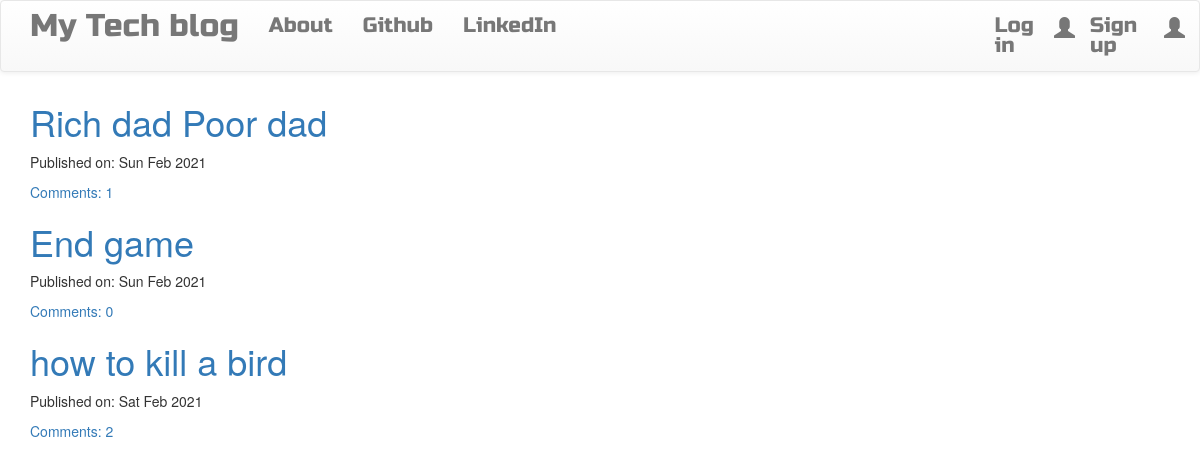
The page / on the database its author committed.
### blog_app/models.py (models this page shows, shortened)
class Post(models.Model):
    author = models.ForeignKey('auth.User',on_delete=models.CASCADE)
    title = models.CharField(max_length=200)
    text = models.TextField()
    created_date = models.DateTimeField(default=timezone.now)
    published_date = models.DateTimeField(blank=True, null=True)
    def approve_comments(self):
        return self.comments.filter(approved_comment=True)

### blog_app/views.py (the view)
# urls.py: url(r'^$',views.PostListView.as_view(),name='post_list'),
class PostListView(ListView):
    model = Post
    def get_queryset(self):
        return Post.objects.filter(published_date__lte=timezone.now()).order_by('-published_date')

### blog_app/templates/blog_app/post_list.html
{% extends 'blog_app/base.html' %}
{% block content %}
<div class="centerstage">
    {% for post in post_list %}
        <div class="post">
            <h1><a href="{% url 'post_detail' pk=post.pk %}">{{ post.title }}</a></h1>
            <div class="date">
                <p>Published on: {{ post.published_date|date:"D M Y"}}</p>
            </div>
            <a href="{% url 'post_detail' pk=post.pk %}">Comments: {{ post.approve_comments.count }}</a>
        </div>
    {% endfor %}
</div>
{% endblock %}

### blog_app/templates/blog_app/base.html (shortened to what this page needs)
<!DOCTYPE html>
{% load static %}
<html>
    <head>
        <link rel="stylesheet" href="https://maxcdn.bootstrapcdn.com/bootstrap/3.3.7/css/bootstrap.min.css">
        <link rel="stylesheet" href="https://maxcdn.bootstrapcdn.com/bootstrap/3.3.7/css/bootstrap-theme.min.css">
        <link rel="stylesheet" href="//cdn.jsdelivr.net/medium-editor/latest/css/medium-editor.min.css" type="text/css" media="screen" charset="utf-8">
        <link rel="stylesheet" href="{% static 'css/blog.css' %}">
<body class='loader'>
  <nav class="navbar navbar-default techfont custom-navbar">
    <div class="container">
      <ul class="nav navbar-nav">
        <li><a class='navbar-brand bigbrand' href="{% url 'post_list' %}">My Tech blog</a></li>
        <li><a href="{% url 'about'%}">About</a></li>
        <li><a href="https://www.github.com">Github</a></li>
        <li><a href="https://www.linkedin.com">LinkedIn</a></li>
      </ul>
      <ul class="nav navbar-nav navbar-right">
        {% if user.is_authenticated %}
        <li>
          <a href="{% url 'post_new' %}" >New Post</a>
        </li>
        <li>
          <a href="{% url 'post_draft_list' %}">Drafts</a>
        </li>
        <li>
          <li><a class='nav navbar-right' href="" ><span class="glyphicon glyphicon-user"><a href="{% url 'logout' %}">Log Out</a></span></a></li>
        </li>
        <li>
          <a >Welcome: {{ user.username }}</a>
        </li>
          {% else %}
          <li><a class='nav navbar-right' href="" ><span class="glyphicon glyphicon-user"><a href="{% url 'login' %}">Log in</a></span></a></li>
          <li><a class='nav navbar-right' href="" ><span class="glyphicon glyphicon-user"><a href="{% url 'login' %}">Sign up</a></span></a></li>
        {% endif %}
      </ul>
  </div>
</nav>
        <div class="content container">
            <div class="row">
                <div class="col-md-8">
                  <div class="blog_posts">
                    {% block content %}
                    {% endblock %}
                  </div>
                </div>
            </div>
        </div>
</body>
</html>

### blog_app/static/css/blog.css (style rules this page uses)
.techfont { font-family: 'Russo One', sans-serif; font-size: 1.5em; margin-bottom: 10px; }
.centerstage { margin-left: auto; margin-right: auto; }
.bigbrand { font-size: 1.5em; }
.loader { filter:hue-rotate(0deg); color: linear-gradient(45deg,#0f8,#08f); animation:hue 5000ms infinite linear; }

### rows shown on the page
Post: title "Rich dad Poor dad", published_date "Sun Feb 2021", approve_comments.count "1"
Post: title "End game", published_date "Sun Feb 2021", approve_comments.count "0"
Post: title "how to kill a bird", published_date "Sat Feb 2021", approve_comments.count "2"
